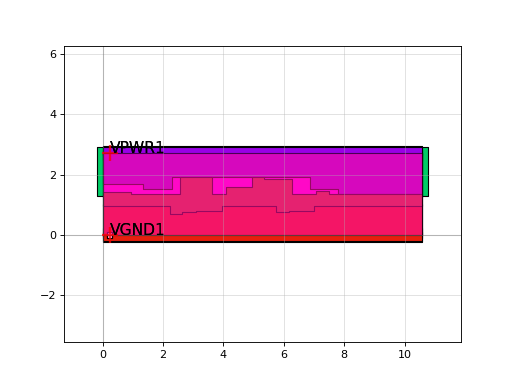

This chart was generated by the following Python code:
import sky130

c = sky130.components.sky130_fd_sc_hd__dfsbp_1()
c.plot()
